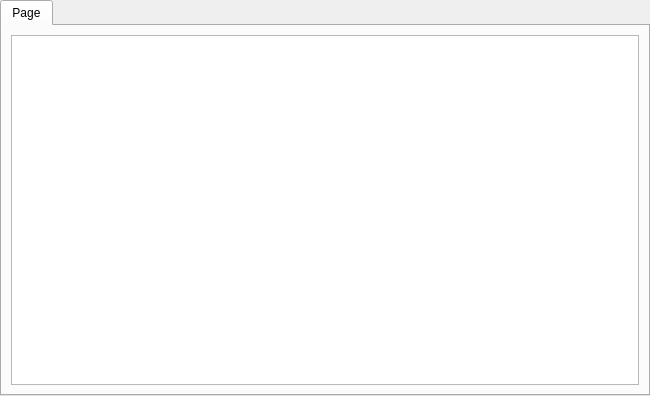
<?xml version="1.0" encoding="UTF-8"?>
<ui version="4.0">
 <class>Notes</class>
 <widget class="QTabWidget" name="Notes">
  <property name="geometry">
   <rect>
    <x>0</x>
    <y>0</y>
    <width>650</width>
    <height>396</height>
   </rect>
  </property>
  <property name="windowTitle">
   <string>TabWidget</string>
  </property>
  <widget class="QWidget" name="tab">
   <attribute name="title">
    <string>Page</string>
   </attribute>
   <layout class="QGridLayout" name="gridLayout">
    <item row="0" column="0">
     <widget class="QPlainTextEdit" name="pteText">
      <property name="font">
       <font>
        <pointsize>16</pointsize>
       </font>
      </property>
     </widget>
    </item>
   </layout>
  </widget>
 </widget>
 <resources/>
 <connections/>
</ui>
